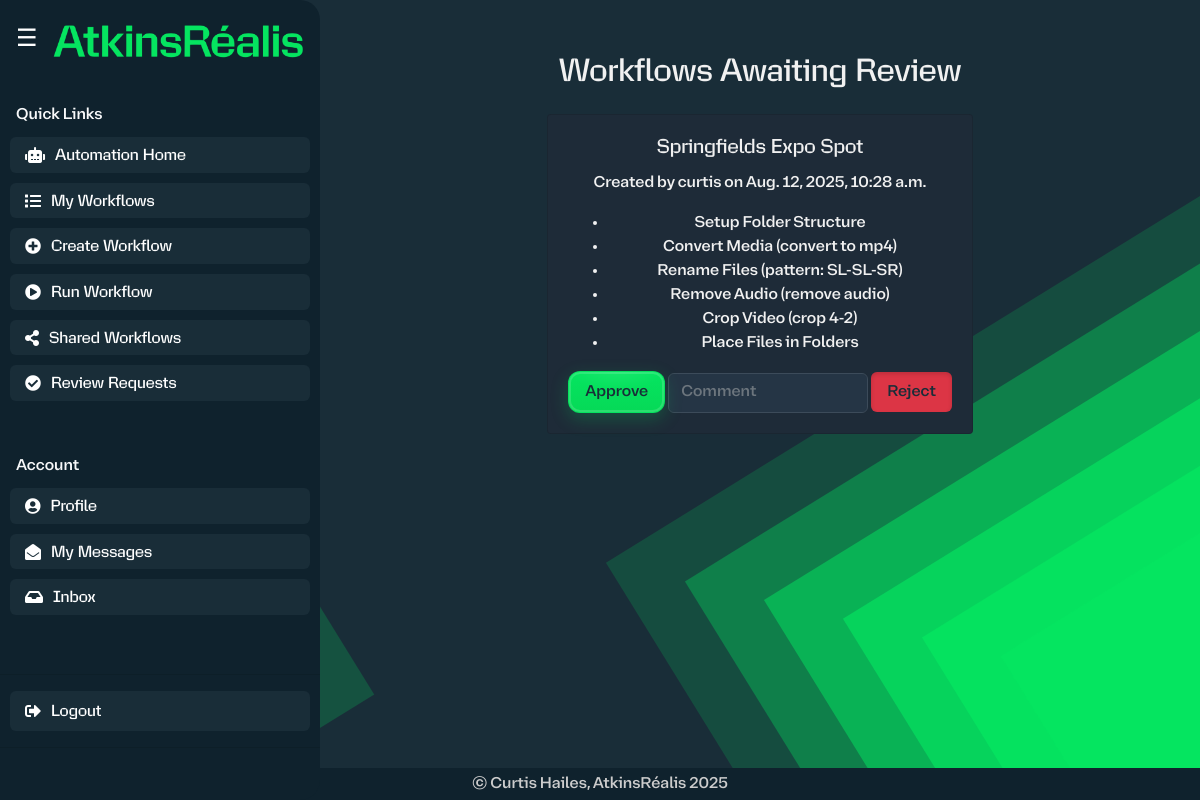
The app's page /workflows/review/ (signed in) with its own data.
### workflow_automation/models.py (models this page shows, shortened)
class Workflow(models.Model):
    name = models.CharField(max_length=200)
    description = models.TextField(blank=True, default="")
    qa_video_review = models.BooleanField(
        default=False,
        help_text="Require manual QA review for each video",
    )
    use_date_suffix = models.BooleanField(
        default=False,
        help_text="Use processing date instead of numeric version",
    )
    created_by = models.ForeignKey(User, on_delete=models.SET_NULL, null=True, blank=True, related_name="workflows")
    created_at = models.DateTimeField(auto_now_add=True)
    is_published = models.BooleanField(default=False)
    published_by = models.ForeignKey(User, null=True, blank=True, on_delete=models.SET_NULL, related_name='published_workflows')
    published_at = models.DateTimeField(null=True, blank=True)
    awaiting_review = models.BooleanField(default=False)
    REVIEW_STATUS_CHOICES = [
        ('draft', 'Draft'),
        ('pending', 'Pending'),
        ('accepted', 'Accepted'),
        ('rejected', 'Rejected'),
    ]
    review_status = models.CharField(max_length=20, choices=REVIEW_STATUS_CHOICES, default='draft')
    rejection_comment = models.TextField(blank=True)
    from_shared = models.BooleanField(
        default=False,
        help_text="Indicates this workflow originated from the shared library",
    )
    source_creator = models.ForeignKey(
        User,
        null=True,
        blank=True,
        on_delete=models.SET_NULL,
        related_name="imported_workflows",
        help_text="Original creator if this workflow was imported",
    )
    downloaded_by = models.ManyToManyField(
        User,
        related_name="downloaded_workflows",
        blank=True,
        help_text="Users who have downloaded this workflow",
    )

class WorkflowStep(models.Model):
    ACTION_CHOICES = [
        ("setup_structure", "Setup Folder Structure"),
        ("convert_360_video", "Convert Media"),
        ("rename", "Rename Files"),
        ("remove_audio", "Remove Audio"),
        ("trim", "Crop Video"),
        ("organize_files", "Place Files in Folders"),
    ]
    workflow = models.ForeignKey(Workflow, related_name="steps", on_delete=models.CASCADE)
    action = models.CharField(max_length=50, choices=ACTION_CHOICES)
    order = models.PositiveIntegerField()
    config = models.JSONField(default=dict, blank=True)
    crop_start_seconds = models.FloatField(default=0)
    crop_end_seconds = models.FloatField(default=0)
    remove_audio = models.BooleanField(default=False)
    class Meta:
        ordering = ["order"]

### workflow_automation/views.py (the view, shortened to what this page needs)
# urls.py: path('workflows/review/', views.review_workflows, name='review_workflows'),
@user_passes_test(lambda u: u.is_superuser)
@login_required
def review_workflows(request):
    workflows = Workflow.objects.filter(awaiting_review=True).select_related("created_by")
    return render(
        request,
        "workflow_automation/review_workflows.html",
        {"workflows": workflows},
    )

### workflow_automation/templates/workflow_automation/review_workflows.html (shortened to what this page needs)
{% extends 'workflow_automation/base.html' %}
{% block content %}
<h2 class="text-center mb-4">Workflows Awaiting Review</h2>
{% for wf in workflows %}
<div class="card mb-4">
  <div class="card-body">
    <h5 class="card-title">{{ wf.name }}</h5>
    <p>Created by {{ wf.created_by.username }} on {{ wf.created_at }}</p>
    <ul>
    {% for step in wf.steps.all %}
      <li>
        {{ step.get_action_display }}
        {% if step.action == 'convert_360_video' and step.config.convert_format %}
            (convert to {{ step.config.convert_format }})
        {% endif %}
        {% if step.action == 'trim' %}
            (crop {{ step.config.start_seconds }}-{{ step.config.end_seconds }})
        {% endif %}
        {% if step.action == 'rename' and step.config.rename_pattern %}
            (pattern: {{ step.config.rename_pattern }})
        {% endif %}
        {% if step.action == 'remove_audio' or step.remove_audio %}
            (remove audio)
        {% endif %}
      </li>
    {% endfor %}
    </ul>
    <form method="post" class="d-inline">
      <button type="submit" class="btn btn-success">Approve</button>
    </form>
    <form method="post" class="d-inline ms-2">
      <input type="text" name="comment" placeholder="Comment" class="form-control d-inline" style="width:200px;">
      <button type="submit" class="btn btn-danger ms-1">Reject</button>
    </form>
  </div>
</div>
{% empty %}
<p>No workflows awaiting review.</p>
{% endfor %}
{% endblock %}

### workflow_automation/static/css/styles.css (style rules this page uses)
:root { --text-color: #f1f1f1; --accent-start: #05e560; --accent-end: #b9ff00; --input-bg: #253545; --input-border: #3c4b5a; }
html, body { height: 100%; overflow-x: hidden; overflow-y: auto; }
body { background-color: #244050; background-image: url("../images/background.svg"); background-repeat: no-repeat; background-size: cover; background-position: center; background-attachment: fixed; color: var(--text-color); font-family: "Bienvenue", sans-serif; min-height: 100vh; display: flex; flex-direction: column; padding-bottom: 0; }
h1, h2, h3, h4, h5, h6 { font-family: "Gamechanger", sans-serif; }
.btn, .btn-primary, .btn-secondary, .btn-success { padding: 0.5rem 1rem; background-color: #05e560; color: #192d38 !important; border: none; border-radius: 0.375rem; text-decoration: none; transition: background-color 0.2s ease, transform 0.1s; margin-right: 10px; display: inline-block; }
.btn-primary, .btn-secondary, .btn-success { border-color: #05e560; }
.btn-danger { background-color: #dc3545; border-color: #dc3545; color: #fff; }
.btn, .btn-primary, .btn-secondary, .btn-success, .launcher-btn, .btn-save-changes, .btn-automation { box-shadow: inset 0 2px 4px rgba(0, 0, 0, 0.15); }
input[type="text"], input[type="password"], input[type="email"], input[type="number"], select, textarea, .form-control { background-color: var(--input-bg); color: var(--text-color); border: 1px solid var(--input-border); border-radius: 0.375rem; padding: 0.5rem 0.75rem; height: 40px; }
.card { background-color: #1e2b38; color: var(--text-color); }

### workflow_automation/templates/workflow_automation/base.html (style rules this page uses)
:root { --brand-green: #05e560; --brand-green-dark: #04c04b; --sidebar-bg: #0f222d; --chip-bg: #192d38; }
html, body { height: 100%; margin: 0; overflow: hidden !important; }
.btn:not(.btn-danger):not(.btn-link), .btn-primary, .btn-secondary, .btn-success, .btn-automation { position: relative; overflow: hidden; border: 1px solid rgba(5,229,96,.45); border-radius: 12px; background: linear-gradient(180deg, var(--brand-green) 0%, #06d957 100%); color: #192d38 !important; box-shadow: 0 6px 18px rgba(5,229,96,.22), inset 0 0 0 2px rgba(255,255,255,.15); transition: transform .12s ease, box-shadow .12s ease, color .12s ease, background .2s ease; }
.btn:not(.btn-danger):not(.btn-link)::after, .btn-primary::after, .btn-secondary::after, .btn-success::after, .btn-automation::after { content: ""; position: absolute; inset: -20%; background: radial-gradient(60% 60% at 50% 10%, rgba(255,255,255,.35) 0%, rgba(255,255,255,0) 60%); opacity: .22; transition: opacity .2s ease, transform .2s ease; pointer-events: none; }
.btn-danger { background-color:#dc3545; border-color:#dc3545; color:#fff; border-radius:12px; }
.btn { margin-right:10px; }
.btn:last-child { margin-right:0; }

### records on screen
Workflow: name "Springfields Expo Spot", created_by.username "curtis", created_at "Aug. 12, 2025, 10:28 a.m."
WorkflowStep: action "Setup Folder Structure"
WorkflowStep: action "Convert Media", config.convert_format "mp4"
WorkflowStep: action "Rename Files", config.rename_pattern "SL-SL-SR"
WorkflowStep: action "Remove Audio", shows "(remove audio)"
WorkflowStep: action "Crop Video", config.start_seconds "4", config.end_seconds "2"
WorkflowStep: action "Place Files in Folders"
